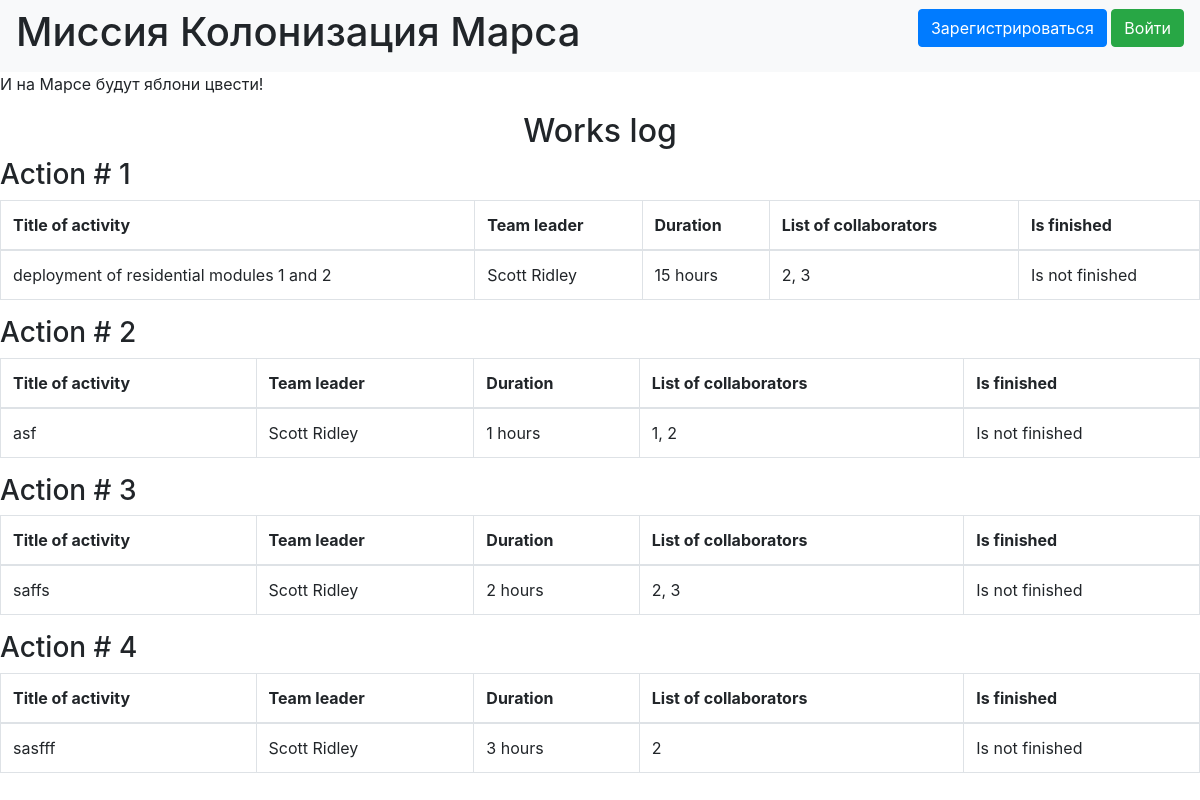
The app's page /, older data.
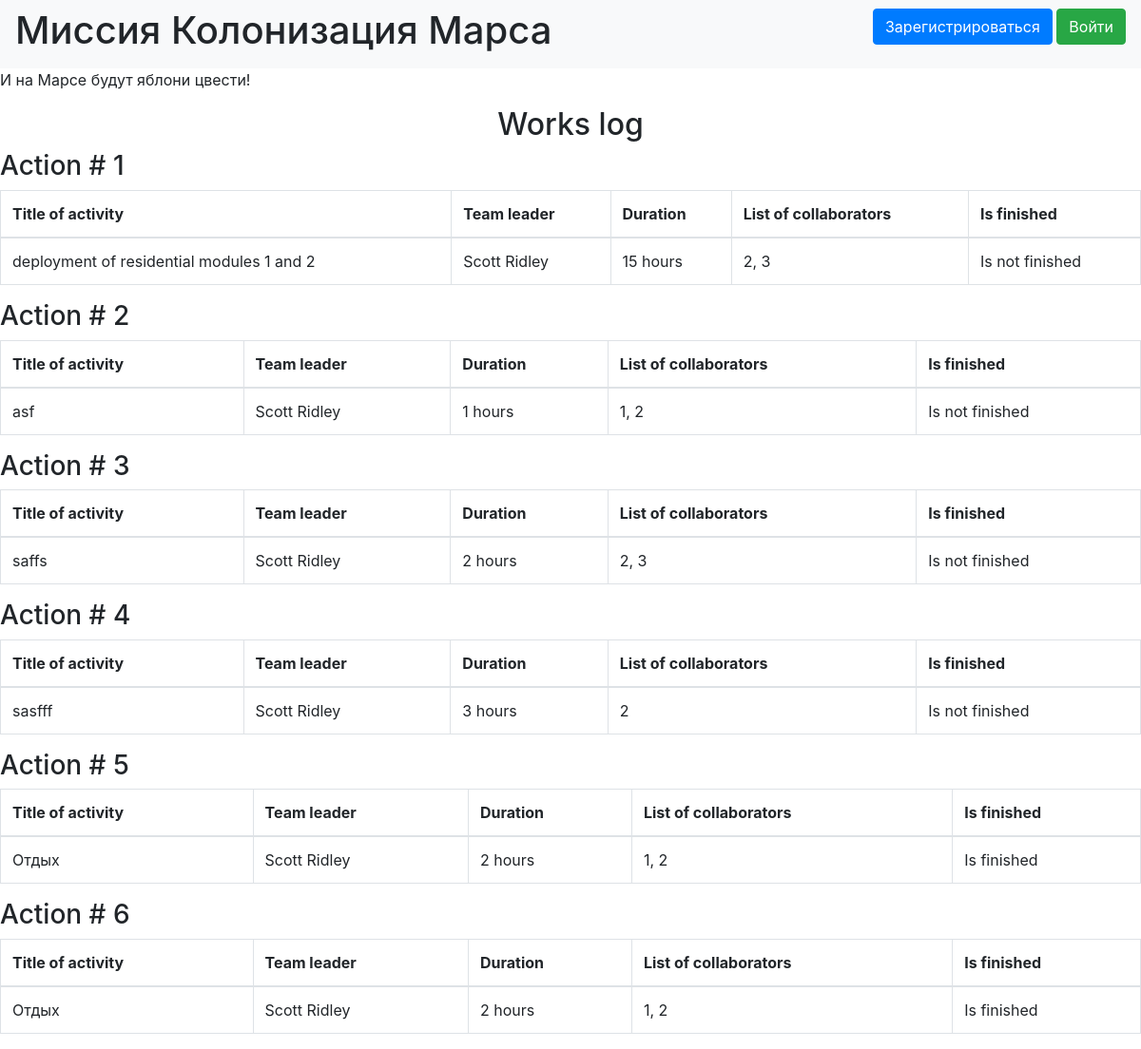
The same page, newer data.
### data/jobs.py (models this page shows)
class Jobs(SqlAlchemyBase):
    __tablename__ = 'jobs'
    id = sqlalchemy.Column(sqlalchemy.Integer, primary_key=True, autoincrement=True)
    team_leader = sqlalchemy.Column(sqlalchemy.Integer, sqlalchemy.ForeignKey('users.id'), nullable=False)
    job = sqlalchemy.Column(sqlalchemy.String, nullable=False)
    work_size = sqlalchemy.Column(sqlalchemy.Integer, nullable=False)
    collaborators = sqlalchemy.Column(sqlalchemy.String, nullable=False)
    start_date = sqlalchemy.Column(sqlalchemy.DateTime, default=datetime.now)
    end_date = sqlalchemy.Column(sqlalchemy.DateTime)
    is_finished = sqlalchemy.Column(sqlalchemy.Boolean, default=False)
    user = orm.relationship('User')

### data/users.py (models this page shows, shortened)
class User(SqlAlchemyBase, UserMixin):
    __tablename__ = 'users'
    id = Column(Integer, primary_key=True, autoincrement=True)
    surname = Column(String, nullable=False)
    name = Column(String, nullable=False)
    age = Column(Integer, nullable=False)
    position = Column(String, nullable=False)
    speciality = Column(String, nullable=False)
    address = Column(String, nullable=False)
    email = Column(String, unique=True, nullable=False)
    hashed_password = Column(String, nullable=False)
    modified_date = Column(DateTime)

### main.py (the view)
@app.route('/')
def index():
    db_sess = db_session.create_session()
    try:
        jobs = db_sess.query(Jobs).join(User).all()
        return render_template("jobs.html", jobs=jobs)
    except Exception as e:
        print(e)
    db_sess.close()

### data/db_session.py (called while the page is built)
def create_session() -> Session:
    global __factory
    return __factory()

### templates/jobs.html
{% extends "base.html" %}
{% block content %}
    <p>И на Марсе будут яблони цвести!</p>
    <h2 style="text-align: center;">Works log</h2>
    {% for job in jobs %}
        <h3>Action # {{ job.id }}</h3>
        <table class="table table-bordered">
            <thead>
                <tr>
                    <th>Title of activity</th>
                    <th>Team leader</th>
                    <th>Duration</th>
                    <th>List of collaborators</th>
                    <th>Is finished</th>
                </tr>
            </thead>
            <tbody>
                <tr>
                    <td>{{ job.job }}</td>
                    <td>{{ job.user.surname }} {{ job.user.name }}</td>
                    <td>{{ job.work_size }} hours</td>
                    <td>{{ job.collaborators }}</td>
                    <td class="is-finished">{{ "Is finished" if job.is_finished else "Is not finished" }}</td>
                </tr>
            </tbody>
        </table>
    {% endfor %}
{% endblock %}

### templates/base.html (shortened to what this page needs)
<!doctype html>
<html lang="en">
<head>
    <link rel="stylesheet"
          href="https://stackpath.bootstrapcdn.com/bootstrap/4.4.1/css/bootstrap.min.css"
>
</head>
<body>
<header>
    <nav class="navbar navbar-light bg-light">
        <h1>Миссия Колонизация Марса</h1>
        {% if current_user.is_authenticated %}
            <a class="navbar-brand" href="/logout">{{ current_user.name }}</a>
        {% else %}
            <p>
            <a class="btn btn-primary " href="/register">Зарегистрироваться</a>
            <a class="btn btn-success" href="/login">Войти</a>
            </p>
        {% endif %}
    </nav>
</header>
<main>
    {% block content %}{% endblock %}
</main>
</body>
</html>

### templates/base.html (style rules this page uses)
h2 { margin-left: 100px; margin-right: 100px; }

Row changes from the older to the newer data that the page shows:
added Jobs: id "5", job "Отдых", user.surname "Scott", user.name "Ridley", work_size "2", collaborators "1, 2", is_finished "Is finished"
added Jobs: id "6", job "Отдых", user.surname "Scott", user.name "Ridley", work_size "2", collaborators "1, 2", is_finished "Is finished"
